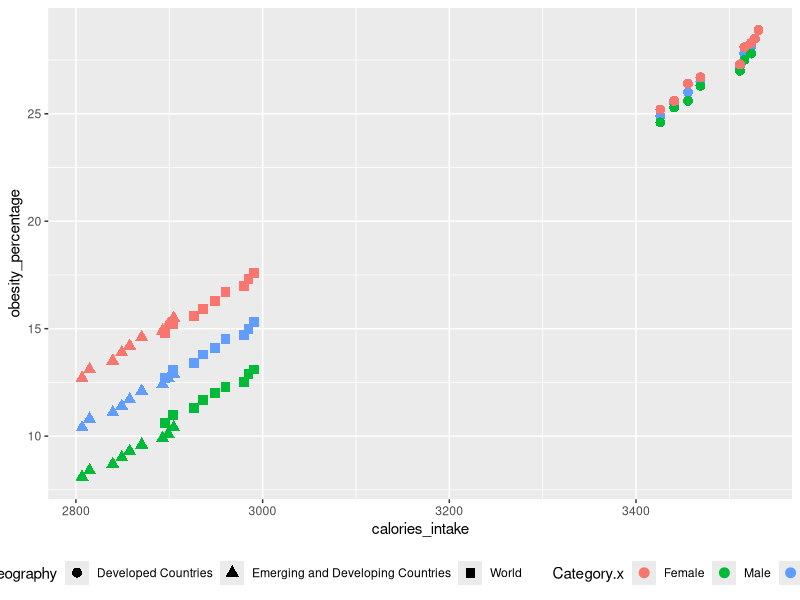
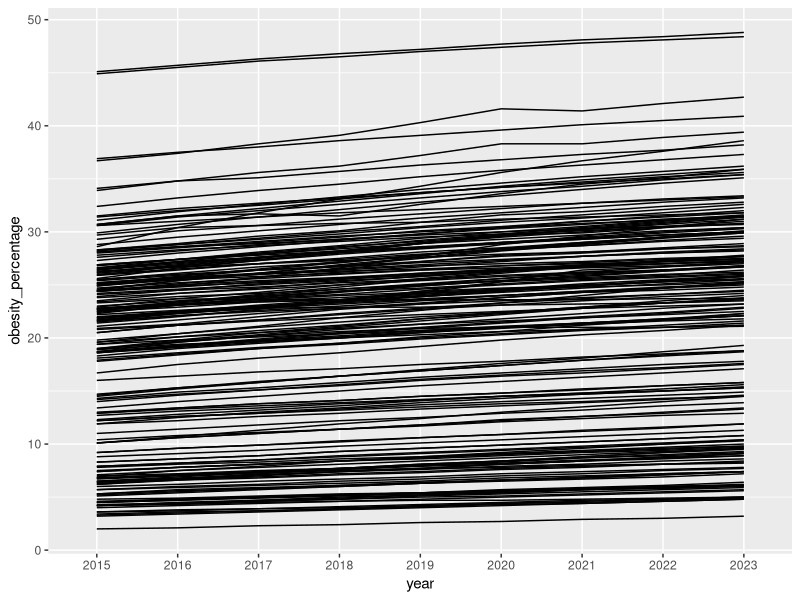
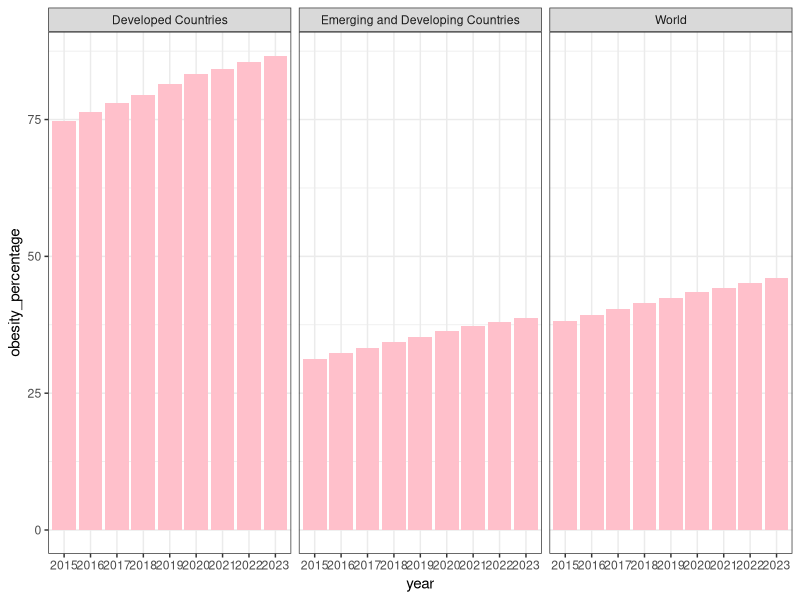
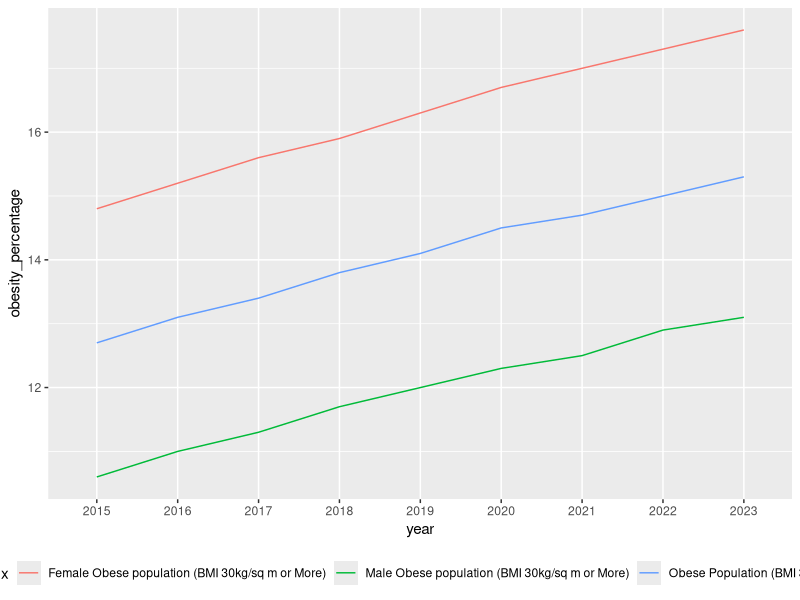
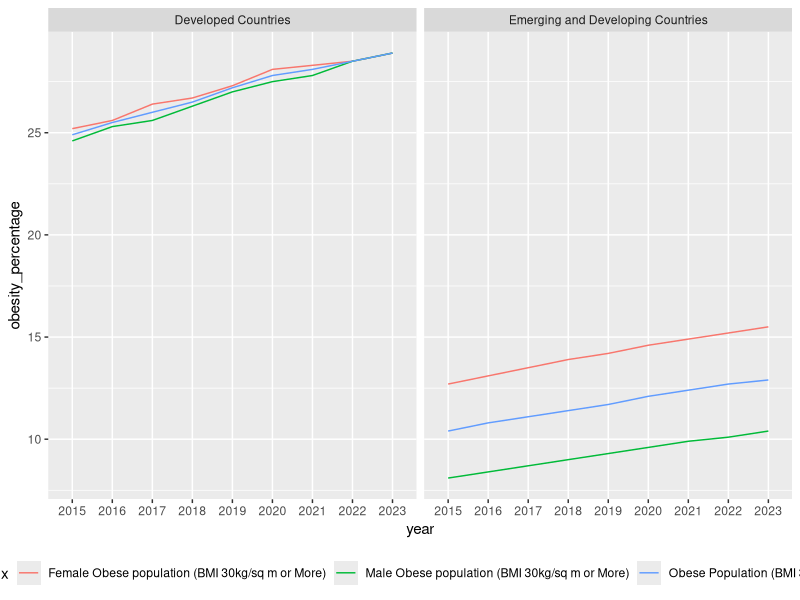
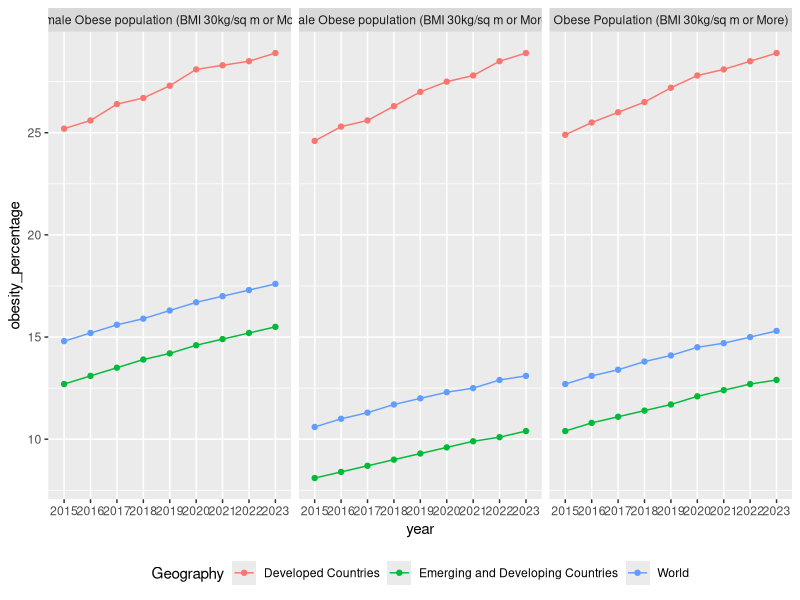
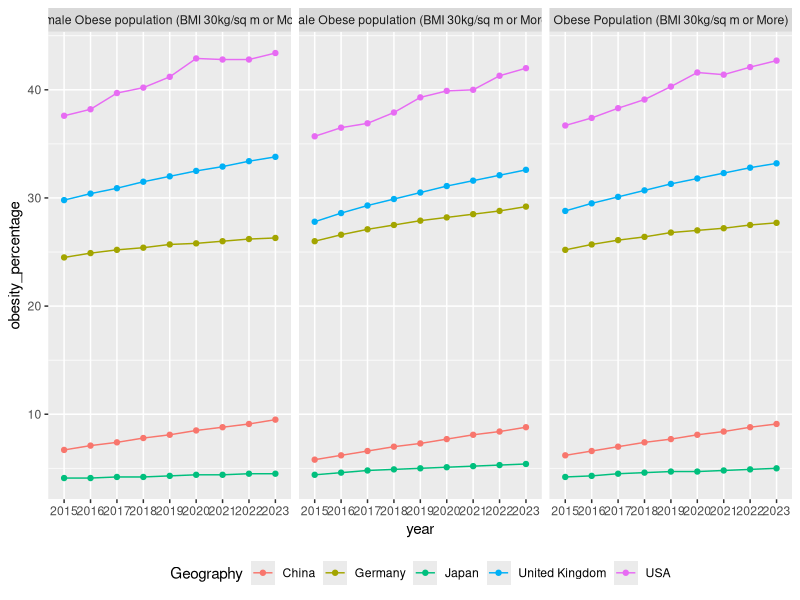
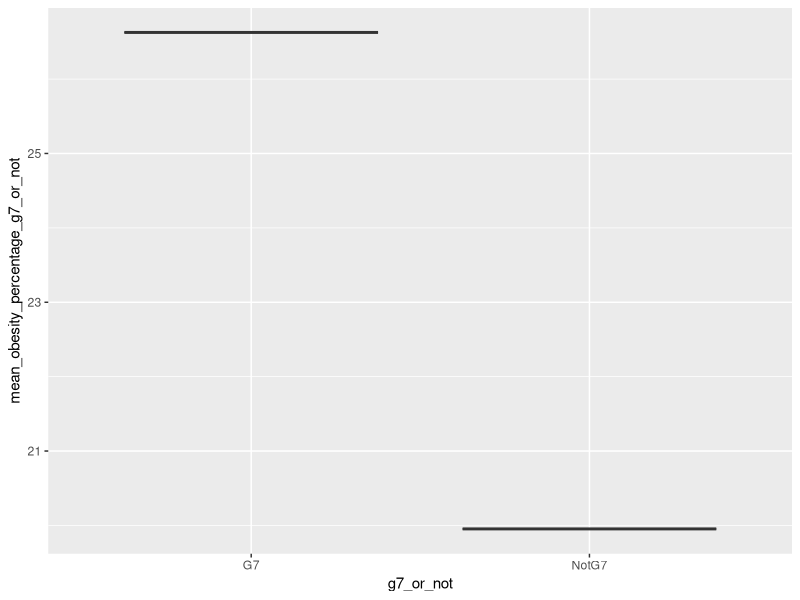

These charts were generated, in order, by the following R code:
## ---- chunk 1
knitr::opts_chunk$set(echo = TRUE)

## ---- chunk 2
# Load packages to be used
library(tidyverse) ## Loaded for dplyr
library(ggplot2) ## Loaded for plotting

## ---- chunk 3
# Read in data to be examined
raw_data_1 <- read.csv(file = "Obese population.csv",stringsAsFactors = T)
raw_data_2 <- read.csv(file = "Average calories.csv",stringsAsFactors = T)
## ---- chunk 4
sum(is.na(raw_data_1)) # Returns the number of missing data values to determine that missing data exists
obese_data <- na.omit(raw_data_1) # Remove the observations with missing data
sum(is.na(raw_data_2)) # Returns the number of missing data values to determine that missing data exists
calories_data <- na.omit(raw_data_2) # Remove the observations with missing data
## ---- chunk 5
glimpse(obese_data)
glimpse(calories_data)
## ---- chunk 6
library(dplyr)

obese_data <- obese_data %>% pivot_longer(cols=c('X2015', 'X2016', 'X2017', 'X2018', 'X2019', 'X2020', 'X2021', 'X2022', 'X2023'),
                    names_to='year',
                    values_to='obesity_percentage')

calories_data <- calories_data %>% pivot_longer(cols=c('X2015', 'X2016', 'X2017', 'X2018', 'X2019', 'X2020', 'X2021', 'X2022', 'X2023'),
                    names_to='year',
                    values_to='calories_intake')


df= obese_data %>% inner_join(calories_data, by = c("Geography" = "Geography", "year" = "year"))

## ---- chunk 7
glimpse(df)
df <- df %>% mutate(calories_intake = as.numeric(gsub(",","",calories_intake)))
df <- df %>% mutate(year = gsub("X","", year))
## ---- chunk 8
ggplot(data = df %>% filter(Geography %in% c("World","Emerging and Developing Countries", "Developed Countries")),
       aes(x = calories_intake, y = obesity_percentage, color = Category.x, shape = Geography)) +
  geom_point(size=3) +
   scale_color_hue(labels = c("Female", "Male", "Average")) +
  theme(legend.position = "bottom") 

## ---- chunk 9
df1 <- df %>% select(Geography, obesity_percentage, year, Category.x) %>%
  filter(Category.x == "Obese Population (BMI 30kg/sq m or More)") %>%
  filter(year =="2015") %>%
  arrange(obesity_percentage)

top <- df1 %>% slice_max(obesity_percentage, n = 5)
bottom <- df1 %>% slice_min(obesity_percentage, n = 5)
rbind(top,bottom) %>% arrange(obesity_percentage)

df2 <- df %>% select(Geography, obesity_percentage, year, Category.x) %>%
  filter(Category.x == "Obese Population (BMI 30kg/sq m or More)") %>%
  filter(year =="2016") %>%
  arrange(obesity_percentage)

df3 <- df %>% select(Geography, obesity_percentage, year, Category.x) %>%
  filter(Category.x == "Obese Population (BMI 30kg/sq m or More)") %>%
  filter(year =="2017") %>%
  arrange(obesity_percentage)

df4 <- df %>% select(Geography, obesity_percentage, year, Category.x) %>%
  filter(Category.x == "Obese Population (BMI 30kg/sq m or More)") %>%
  filter(year =="2018") %>%
  arrange(obesity_percentage)

df5 <- df %>% select(Geography, obesity_percentage, year, Category.x) %>%
  filter(Category.x == "Obese Population (BMI 30kg/sq m or More)") %>%
  filter(year =="2019") %>%
  arrange(obesity_percentage)

df6 <- df %>% select(Geography, obesity_percentage, year, Category.x) %>%
  filter(Category.x == "Obese Population (BMI 30kg/sq m or More)") %>%
  filter(year =="2020") %>%
  arrange(obesity_percentage)

df7 <- df %>% select(Geography, obesity_percentage, year, Category.x) %>%
  filter(Category.x == "Obese Population (BMI 30kg/sq m or More)") %>%
  filter(year =="2021") %>%
  arrange(obesity_percentage)

df8 <- df %>% select(Geography, obesity_percentage, year, Category.x) %>%
  filter(Category.x == "Obese Population (BMI 30kg/sq m or More)") %>%
  filter(year =="2022") %>%
  arrange(obesity_percentage)

df9 <- df %>% select(Geography, obesity_percentage, year, Category.x) %>%
  filter(Category.x == "Obese Population (BMI 30kg/sq m or More)") %>%
  filter(year =="2023") %>%
  arrange(obesity_percentage)

top <- df9 %>% slice_max(obesity_percentage, n = 5)
bottom <- df9 %>% slice_min(obesity_percentage, n = 5)
rbind(top,bottom) %>% arrange(obesity_percentage)

combined <- rbind(df1,df2,df3,df4,df5,df6,df7,df8,df9)

# plotting percentages by country over year
df %>% select(Geography, obesity_percentage, year, Category.x) %>%
  filter(Category.x == "Obese Population (BMI 30kg/sq m or More)") %>% 
  ggplot( aes(x = year, y = obesity_percentage, group = Geography)) + geom_line() 

# top 3 for each year
df %>% select(Geography, obesity_percentage, year, Category.x) %>%
  filter(Category.x == "Obese Population (BMI 30kg/sq m or More)") %>% 
  group_by(year) %>% slice_max(obesity_percentage, n = 3)

# bottom 3 for each year
df %>% select(Geography, obesity_percentage, year, Category.x) %>%
  filter(Category.x == "Obese Population (BMI 30kg/sq m or More)") %>% 
  group_by(year) %>% slice_min(obesity_percentage, n = 3)
## ---- chunk 10
df <- df %>% mutate(year = gsub("X","", year))

world_obe_year <- df %>% select(Geography, obesity_percentage, year) %>% 
  filter (Geography == "World"|Geography == "Emerging and Developing Countries"|Geography == "Developed Countries")

ggplot(world_obe_year, aes(x= year, y= obesity_percentage)) + 
  geom_bar(stat="identity", fill="pink") +
  facet_wrap(~Geography) +
  theme_bw()
## ---- chunk 11
df %>% select(Geography, obesity_percentage, year, Category.x) %>%
  filter(Geography == "World") %>%
  ggplot(aes(x = year, y= obesity_percentage, group =Category.x)) +
  geom_line(aes(color = Category.x)) +
  theme(legend.position = "bottom")  
   #scale_color_hue(labels = c("Female", "Male", "Average"))

## ---- chunk 12
df %>% select(Geography, obesity_percentage, year, Category.x) %>%
  filter(Geography == "Developed Countries" | Geography == "Emerging and Developing Countries") %>%
  ggplot(aes(x = year, y= obesity_percentage, group = Category.x)) +
  geom_line(aes(color = Category.x)) +
  facet_wrap(~Geography) +
  theme(legend.position = "bottom")

## ---- chunk 13
df %>% select(Geography, obesity_percentage, year, Category.x) %>%
  filter(Geography == "Developed Countries"|Geography == "Emerging and Developing Countries" |Geography == "World" ) %>%
  ggplot(aes(x = year, y= obesity_percentage, group=Geography)) +
  geom_line(aes(color = Geography)) +
  geom_point(aes(color = Geography)) + 
  facet_wrap(~Category.x) +
  theme(legend.position = "bottom")
## ---- chunk 14
df %>% select(Geography, obesity_percentage, year, Category.x) %>%
  filter(Geography == "USA"|Geography == "Japan"|Geography=="China"| Geography =="Germany"|Geography =="United Kingdom" ) %>%
  ggplot(aes(x = year, y= obesity_percentage, group =Geography)) +
  geom_line(aes(color = Geography)) +
  geom_point(aes(color = Geography)) + 
  facet_wrap(~Category.x) +
  theme(legend.position = "bottom")
## ---- chunk 15
df <- df %>% mutate(g7_or_not = case_when(Geography == "United Kingdom" ~ "G7",
                                          Geography == "USA" ~ "G7",
                                          Geography == "Canada" ~ "G7",
                                          Geography == "France" ~ "G7",
                                          Geography == "Germany" ~ "G7",
                                          Geography == "Japan" ~ "G7",
                                          Geography == "Italy" ~ "G7",
                                          Geography == "G7" ~ "G7",
                                          TRUE ~ "NotG7" # TRUE means else.
  ))
df <- df %>% group_by(g7_or_not) %>%
  mutate(mean_obesity_percentage_g7_or_not = mean(obesity_percentage))
df
## ---- chunk 16
df %>% select(g7_or_not, obesity_percentage, year, Category.x, mean_obesity_percentage_g7_or_not) %>%
  ggplot(aes(x = g7_or_not, y = mean_obesity_percentage_g7_or_not)) +
  geom_boxplot() +
  theme(legend.position = "bottom")
